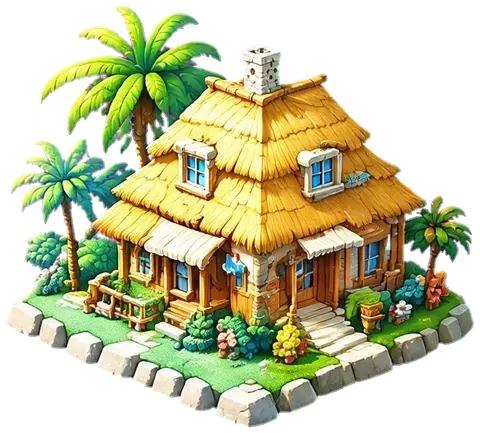
#> input picture assets/houses/house-1.webp, 480 x 433 px; its folder holds 4 pictures in this run
$ python make_night_lights.py ../assets/houses/house-1-lit.webp
#> lines starting #> are read from the running program, lines starting #| are printed output that depends on the picture; after the words box and inside, x2 and y2 are one past the last pixel; in counts of white or black regions, pixels touching at a corner belong together
#> in main, im is the input picture: PIL image 480x433 RGBA; mean R, G, B, A 102.2, 103.7, 64.1, 145
"""从房子素材里找出窗户（浅蓝色玻璃），生成夜晚亮灯的叠加图 assets/houses/house-N-lit.webp

窗户 = 偏蓝的小块；屋顶、遮阳棚也是蓝色，但面积大或是细长条，按连通块的面积和形状排除。
用法：python3 tools/make_night_lights.py [--debug]（--debug 额外输出 /tmp/lit-debug.png 检查识别结果）
"""
import sys
from collections import deque
from pathlib import Path

import numpy as np
from PIL import Image, ImageFilter

ROOT = Path(__file__).resolve().parent.parent
HOUSES = sorted((ROOT / "assets/houses").glob("house-[0-9].webp"))

MIN_AREA, MAX_AREA = 18, 450
MAX_SIDE = 34
MAX_ASPECT = 4.6
MIN_FILL = 0.4
WARM = np.array([255, 205, 110])
CORE = np.array([255, 244, 200])


def components(mask):
    h, w = mask.shape
    seen = np.zeros_like(mask, bool)
    for y0, x0 in zip(*np.nonzero(mask)):
        if seen[y0, x0]:
            continue
        pts = []
        q = deque([(y0, x0)])
        seen[y0, x0] = True
        while q:
            y, x = q.popleft()
            pts.append((y, x))
            for dy, dx in ((1, 0), (-1, 0), (0, 1), (0, -1)):
                ny, nx = y + dy, x + dx
                if 0 <= ny < h and 0 <= nx < w and mask[ny, nx] and not seen[ny, nx]:
                    seen[ny, nx] = True
                    q.append((ny, nx))
        yield np.array(pts)


def windows(rgba):
    r, g, b, a = (rgba[..., i].astype(int) for i in range(4))
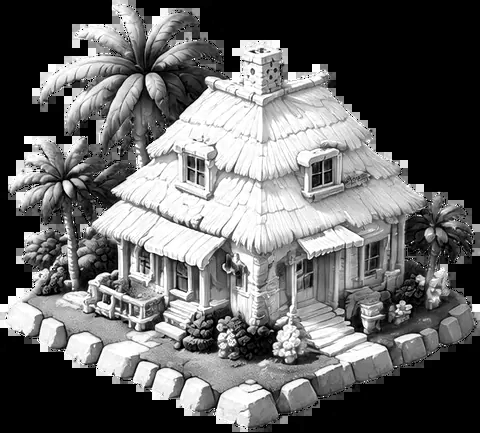
#> r: shape (433, 480) int64; min 0, max 255, mean 102.2
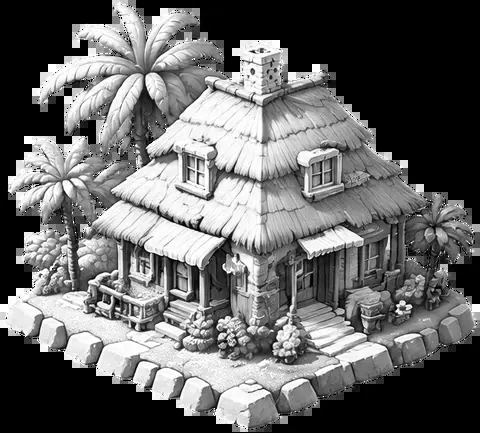
#> g: shape (433, 480) int64; min 0, max 255, mean 103.7
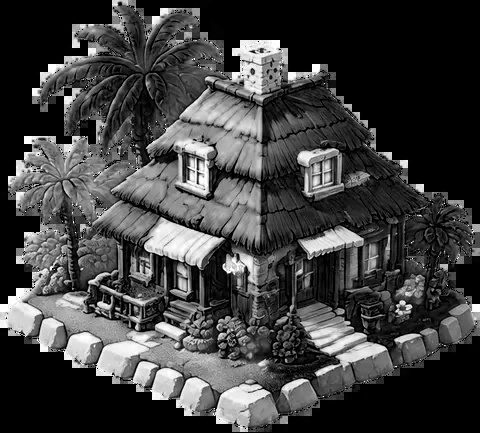
#> b: shape (433, 480) int64; min 0, max 255, mean 64.1
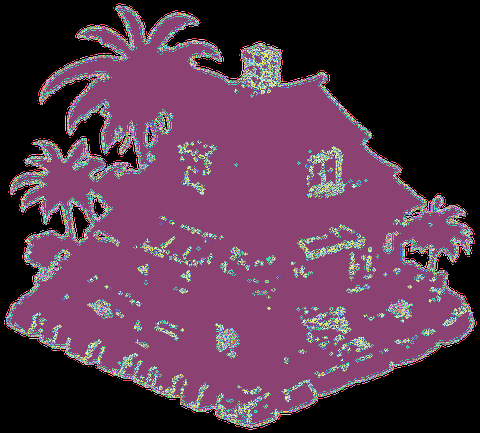
#> a: shape (433, 480) int64; 256 distinct labels, from 0 to 255; one colour per label, 0 black
    glass = (b > r + 45) & (b >= g - 5) & (a > 200) & (b > 140)
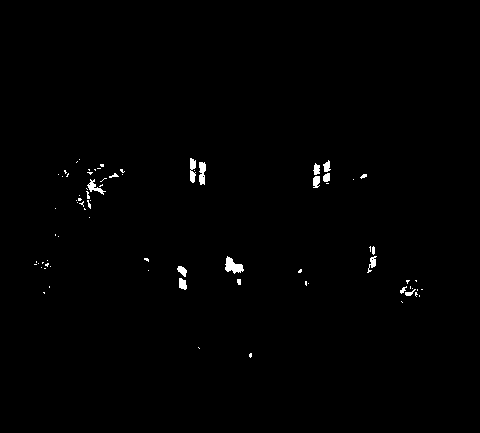
#> glass: shape (433, 480) bool; 0.68% white; 77 white regions (60 under 20 px), largest, box (x1, y1, x2, y2) and area: (225, 256, 244, 274) 188, (199, 162, 206, 185) 127, (190, 158, 196, 183) 117
    keep = np.zeros_like(glass)
    for pts in components(glass):
        ys, xs = pts[:, 0], pts[:, 1]
        bh, bw = np.ptp(ys) + 1, np.ptp(xs) + 1
        area = len(pts)
        if not MIN_AREA <= area <= MAX_AREA or max(bh, bw) > MAX_SIDE:
            continue
        if max(bh, bw) / min(bh, bw) > MAX_ASPECT or area / (bh * bw) < MIN_FILL:
            continue
        keep[ys, xs] = True
#> this loop made 91 passes
#> (bh, bw, area) on passes 1, 3, 6, 7, 14, 20, 21, 24, 26, 28, 53, 54: (12, 6, 60), (12, 8, 60), (23, 7, 127), (12, 7, 59), (13, 6, 56), (5, 10, 24), (9, 7, 53), (5, 7, 21), (12, 7, 70), (16, 19, 102), (9, 3, 23), (18, 19, 188)
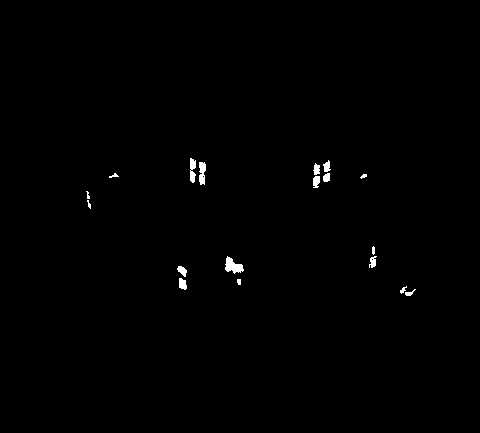
#> keep: shape (433, 480) bool; 0.51% white; 18 white regions (2 under 20 px), largest, box (x1, y1, x2, y2) and area: (225, 256, 244, 274) 188, (199, 162, 206, 185) 127, (190, 158, 196, 183) 116
    return keep


def lit_overlay(rgba, win):
    h, w = win.shape
#> h = 433; w = 480
    m = Image.fromarray((win * 255).astype("uint8"))
    # 窗内：越靠中心越亮；窗外：一圈暖色光晕
    inner = np.asarray(m.filter(ImageFilter.GaussianBlur(1.2))).astype(float) / 255 * win
    glow = np.asarray(m.filter(ImageFilter.GaussianBlur(7))).astype(float) / 255
    out = np.zeros((h, w, 4))
    t = np.clip(inner * 1.4, 0, 1)[..., None]
    out[..., :3] = WARM * (1 - t) + CORE * t
    alpha = np.maximum(win * 0.96, np.clip(glow * 1.6, 0, 0.7))
    # 光晕只落在房子本身上，不往透明背景外溢（外溢的光由 CSS drop-shadow 负责）
    alpha *= rgba[..., 3] / 255
#> alpha: shape (433, 480) float64; min 0, max 0.96, mean 0.0108
    out[..., 3] = alpha * 255
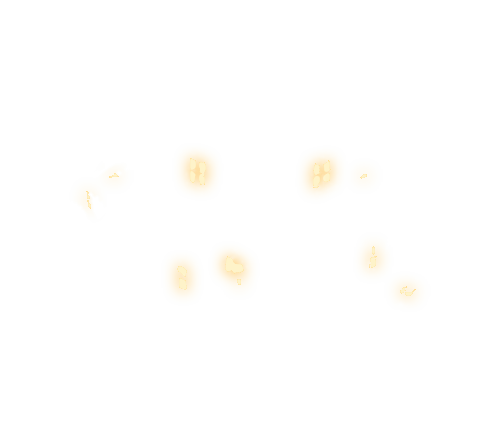
#> out: shape (433, 480, 4) float64; mean of channels 0, 1, 2, 3 255, 205.2, 110.4, 2.7; transparent parts drawn white
    return Image.fromarray(out.astype("uint8"), "RGBA")


def main():
    debug = []
    for p in HOUSES:
        im = Image.open(p).convert("RGBA")
        rgba = np.asarray(im)
        win = windows(rgba)
        lit = lit_overlay(rgba, win)
        dst = p.with_name(p.stem + "-lit.webp")
        lit.save(dst, "WEBP", quality=80, method=6)
        print(f"{dst.name}: {int(win.sum())} 个窗户像素, {dst.stat().st_size // 1024}KB")
#| house-1-lit.webp: 1060 个窗户像素, 6KB
        if "--debug" in sys.argv:
            dark = Image.fromarray((rgba * [0.3, 0.3, 0.4, 1]).astype("uint8"), "RGBA")
            dark.alpha_composite(lit)
            debug.append(dark)
#> pass 2 of the loop in main, `for p in HOUSES:`:
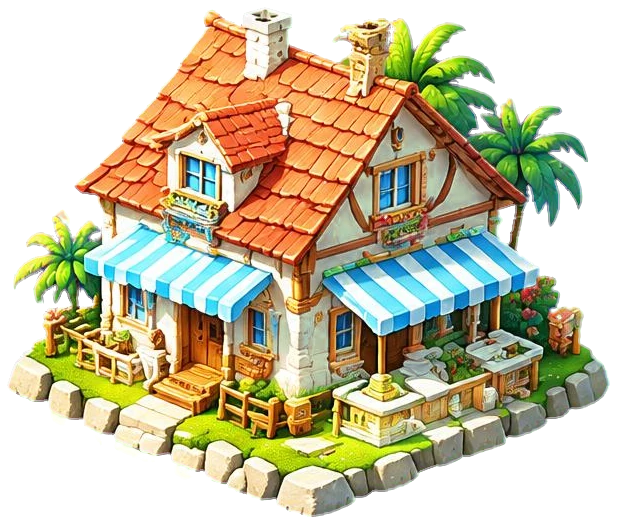
#> input picture assets/houses/house-2.webp, 617 x 525 px
#> in main, im is the input picture: PIL image 617x525 RGBA; mean R, G, B, A 110.9, 105.4, 73.5, 156.1
#> r: shape (525, 617) int64
#> g: shape (525, 617) int64
#> b: shape (525, 617) int64
#> a: shape (525, 617) int64; 256 distinct labels, from 0 to 255
#> in windows (call 2), `glass = (b > r + 45) & (b >= g - 5) & (a > 200) & (b > 140)`:
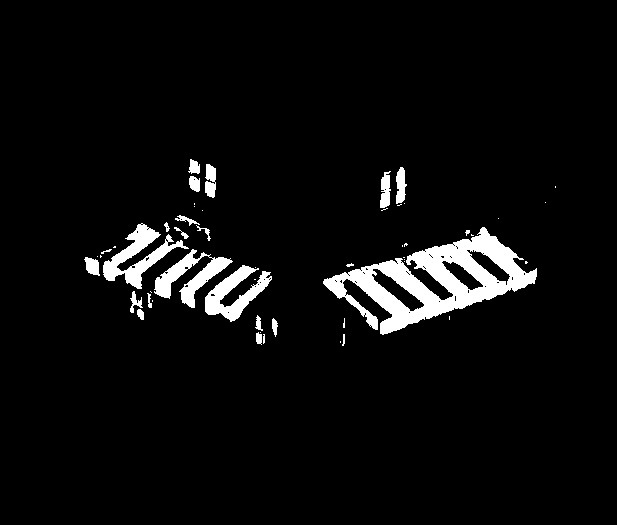
#> glass: shape (525, 617) bool; 4.8% white; 52 white regions (30 under 20 px), largest, box (x1, y1, x2, y2) and area: (323, 227, 537, 335) 8395, (103, 223, 189, 289) 1850, (154, 249, 233, 308) 1621
#> the loop in windows (call 2), `for pts in components(glass):` made 72 passes
#> (bh, bw, area) on passes 1, 2, 3, 4, 5, 6, 18, 21: (15, 12, 125), (18, 11, 151), (37, 11, 285), (37, 11, 294), (16, 11, 139), (17, 11, 147), (11, 25, 89), (10, 6, 30)
#> m: PIL image 617x525 L; 0.41% white; 16 white regions (2 under 20 px), largest, box (x1, y1, x2, y2) and area: (205, 164, 216, 198) 298, (84, 257, 100, 276) 203, (189, 176, 200, 192) 139
#> inner: shape (525, 617) float64
#> glow: shape (525, 617) float64
#> t: shape (525, 617, 1) float64
#> in lit_overlay (call 2), `out[..., 3] = alpha * 255`:
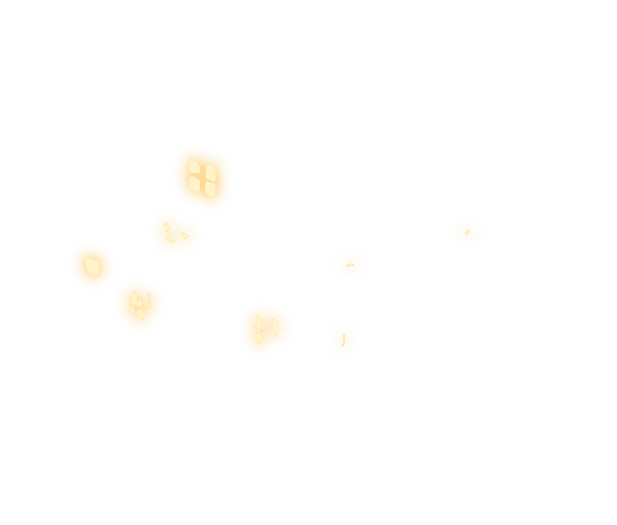
#> out: shape (525, 617, 4) float64; mean of channels 0, 1, 2, 3 255, 205.1, 110.3, 2.2; transparent parts drawn white
#| house-2-lit.webp: 1342 个窗户像素, 5KB
    if debug:
        sheet = Image.new("RGBA", (sum(d.width for d in debug), max(d.height for d in debug)), (20, 24, 40, 255))
        x = 0
        for d in debug:
            sheet.alpha_composite(d, (x, 0))
            x += d.width
        sheet.save("/tmp/lit-debug.png")


if __name__ == "__main__":
    main()
